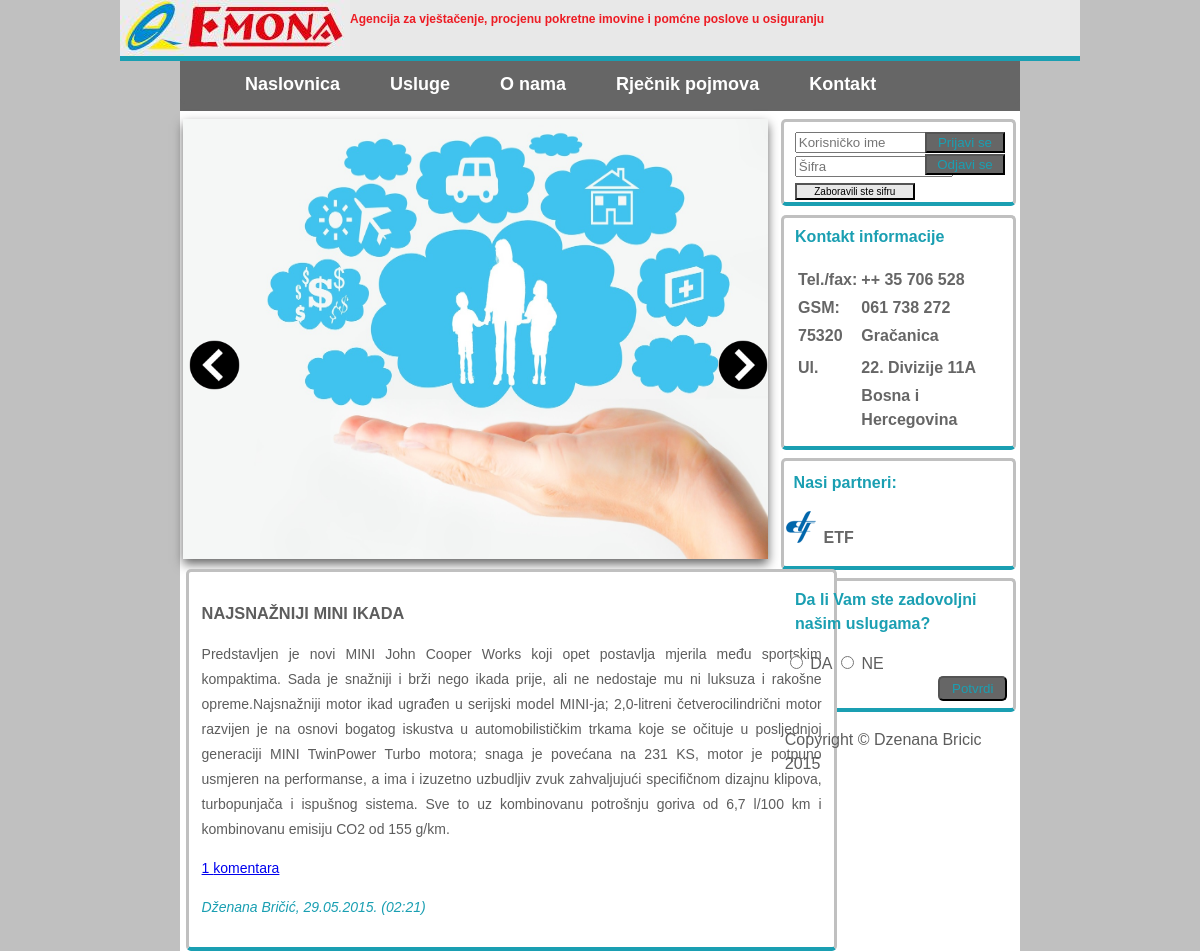
The page / on the database its author committed.
### tables this page shows
CREATE TABLE IF NOT EXISTS `vijest` (
  `id` int(11) NOT NULL AUTO_INCREMENT,
  `naslov` varchar(100) NOT NULL,
  `tekst` text NOT NULL,
  `autor` varchar(20) NOT NULL,
  `vrijeme` timestamp NOT NULL,
  PRIMARY KEY (`id`)
);

### index.php (the view, shortened to what this page needs)
<!doctype html>
<html>
	<head>
	    <link rel="stylesheet" type="text/css" href="emona1.css">
	</head>
	<body class = "body">
		<div class = "logo">
					<a href="index.php"><img src="emona.jpg" alt = "Logo"></a>
                    <p>Agencija za vještačenje, procjenu pokretne imovine i pomćne poslove u osiguranju</p>
		</div>
			<header class = "mainHeader">
				<nav>
					<ul>
						<li><a class = "active" href = "index.php">Naslovnica</a></li>
						<li><a href = "#" onclick = "return kliknuto (2,this)">Usluge</a>
						</li>
						<li><a href = "#" onclick ="ucitaj('onama')">O nama</a></li>
						<li><a href = "#" onclick ="ucitaj('rjecnik')">Rječnik pojmova</a></li>
						<li><a href = "#" onclick ="ucitaj('kontakt')">Kontakt</a></li>
					</ul>
				</nav>
			</header>
            <div id="sredina">
			<div class = "background">
			<div class = "maincontent">
			<div onload = "functionCoverA()" class = "backgroundpicture">
				<img alt ="cover" id = "cover" src="cover1.jpg"></img>
				<div class = "left_holder"><img alt ="lijevo" onClick = "functionCover(-1)"  src="lijevo.png"></img></div>
				<div class = "right_holder"><img alt ="desno" onClick = "functionCover(1)" src="desno.png"></img></div>
			</div>
			<div class = "content">
					<?php
                         $veza = new PDO("mysql:dbname=emona;host=localhost;charset=utf8", "dzenana", "dzenana06");
                         $veza->exec("set names utf8");
                         $rezultat = $veza->query("select id, naslov, tekst, UNIX_TIMESTAMP(vrijeme) vrijemeNeko, autor from vijest order by vrijeme desc");
                         foreach ($rezultat as $vijest) {
                              print "<div class='topcontent'>";
                              print "<h3 class='naslov'>".$vijest['naslov']."</h3>";
		                      print "<p>".$vijest['tekst']."</p>";
                             $rezultat1 = $veza->query("select count(*) broj from komentar where vijest=".$vijest['id']);
                             $komentar = $rezultat1->fetch(PDO::FETCH_ASSOC);
		                     if ($komentar['broj'] > 0){
                                 print "<a href=komentari.php?vijest=".$vijest['id'].">".$komentar['broj']." komentara </a>";
                             }
		                      else{
                                     print "<p>Nema komentara</p>";
			                         print "<a class='info' href=komentari.php?vijest=".$vijest['id'].">Dodaj komentar</a>";
                            }
                             print "<p class='post-info'>".$vijest['autor'].", ". date("d.m.Y. (h:i)", $vijest['vrijemeNeko'])."</p";
                             print "</div>";
                             }
                    ?>
			</div>
			</div>
			<aside class = "bottom-sidebar">
                 <?php
                    print "<form method = 'post' action = 'index.php'>";
                    print "<input type='tekst' class ='korisnickoIme' name ='korisnickoIme' placeholder='Korisničko ime'></input>";
                    print "<input type='tekst' class ='sifra' name ='sifra' placeholder='Šifra'</input>";
                    print "<input type='submit' class ='prijava' name ='prijava' value ='Prijavi se'></input>";
                    print "<input type='submit' class ='odjava' name ='odjava' value ='Odjavi se'></input>";
                    print "<input type='submit' class ='promjenaSifra' name ='promjenaSifra' value ='Zaboravili ste sifru'></input>";
                    print "</form>";
                    ?>
			</aside>
			<aside class = "bottom-sidebar">
				<article>
					<p>Kontakt informacije</p>
					<table>
						<tr>
							<td>Tel./fax:</td>
							<td>++ 35 706 528</td>
						</tr>
						<tr>
							<td>GSM:</td>
							<td>061 738 272</td>
						</tr>
						<tr>
							<td>75320</td>
							<td>Gračanica</td>
						</tr>
						<tr>
							<td></td>
						</tr>
						<tr>
							<td>Ul.</td>
							<td>22. Divizije 11A</td>
						</tr>
						<tr>
							<td></td>
							<td>Bosna i Hercegovina</td>
						</tr>
						<tr>
							<td></td>
							<td></td>
						</tr>
					</table>
				</article>
			</aside>
			<aside class = "top-sidebar">
				<article>
					<p>Nasi partneri:</p>
					<ul>
							<li><a href="http://c2.etf.unsa.ba/course/view.php?id=119">ETF</a></li>
					</ul>
				</article>
			</aside>
			<aside class = "middle-sidebar">
				<article>
					<p>Da li Vam ste zadovoljni našim uslugama?</p>
							<input type = "radio" name = "anketa" value = "Da"> DA
							<input type = "radio" name = "anketa" value = "Ne"> NE
					<button type = "submit">Potvrdi</button>
				</article>
			</aside>
			<footer id = "mainfooter">
			<p>Copyright &copy; Dzenana Bricic 2015  </p>
		</footer>
		</div>
            </div>
	</body>
</html>

### rows shown on the page
vijest: naslov "NAJSNAŽNIJI MINI IKADA", tekst "Predstavljen je novi MINI John Cooper Works koji opet postavlja mjerila među sportskim kompaktima. Sada je snažniji i brži nego ikada prije, ali ne nedostaje mu ni luksuza i rakošne opreme.Najsnažniji motor ikad ugrađen u serijski model MINI-ja; 2,0-litreni četverocilindrični motor razvijen je na osnovi bogatog iskustva u automobilističkim trkama koje se očituje u posljednjoj generaciji MINI TwinPower Turbo motora; snaga je povećana na 231 KS, motor je potpuno usmjeren na performanse, a ima i izuzetno uzbudljiv zvuk zahvaljujući specifičnom dizajnu klipova, turbopunjača i ispušnog sistema. Sve to uz kombinovanu potrošnju goriva od 6,7 l/100 km i kombinovanu emisiju CO2 od 155 g/km.", broj "1", autor "Dženana Bričić", vrijemeNeko "29.05.2015. (02:21)"
